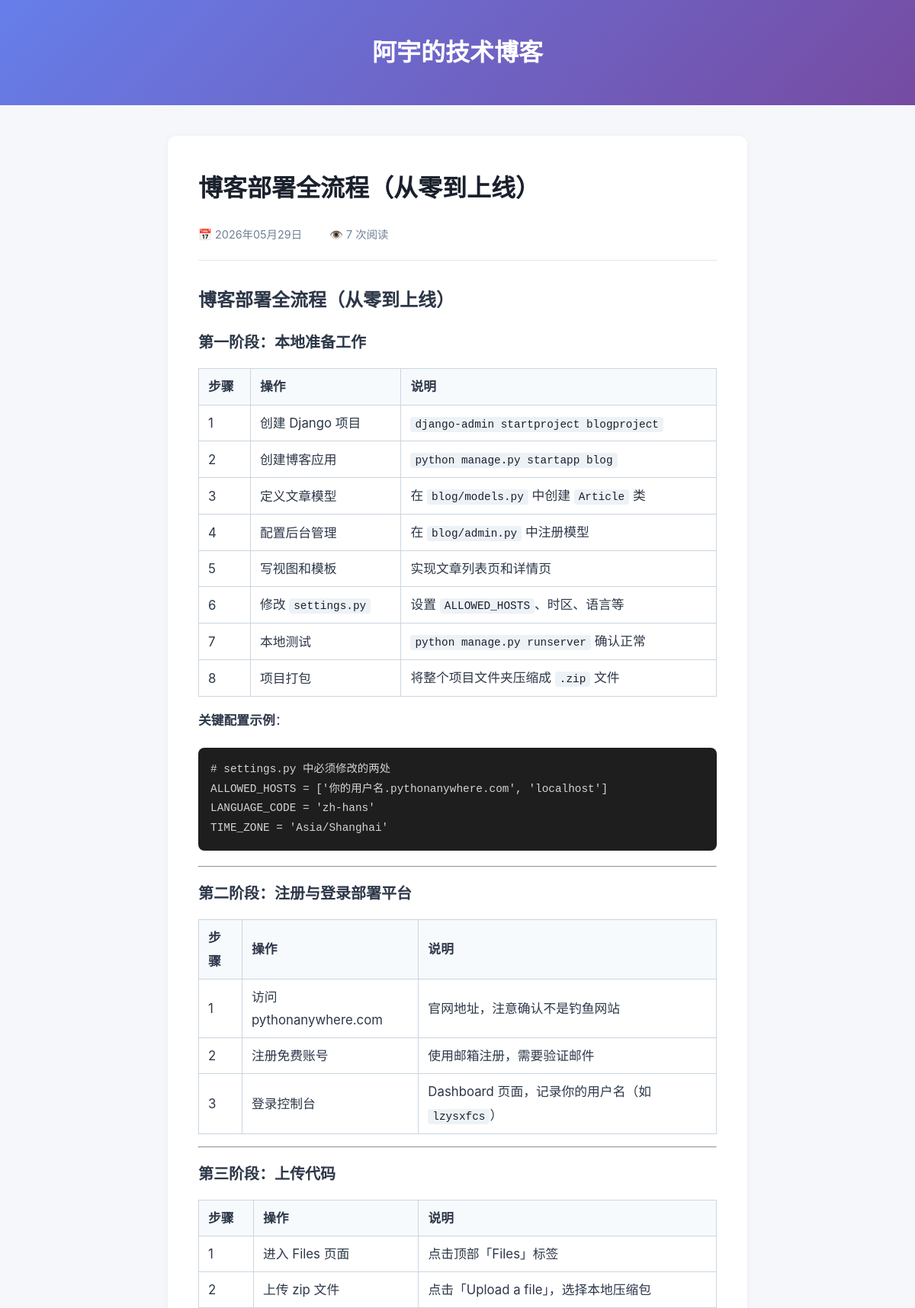
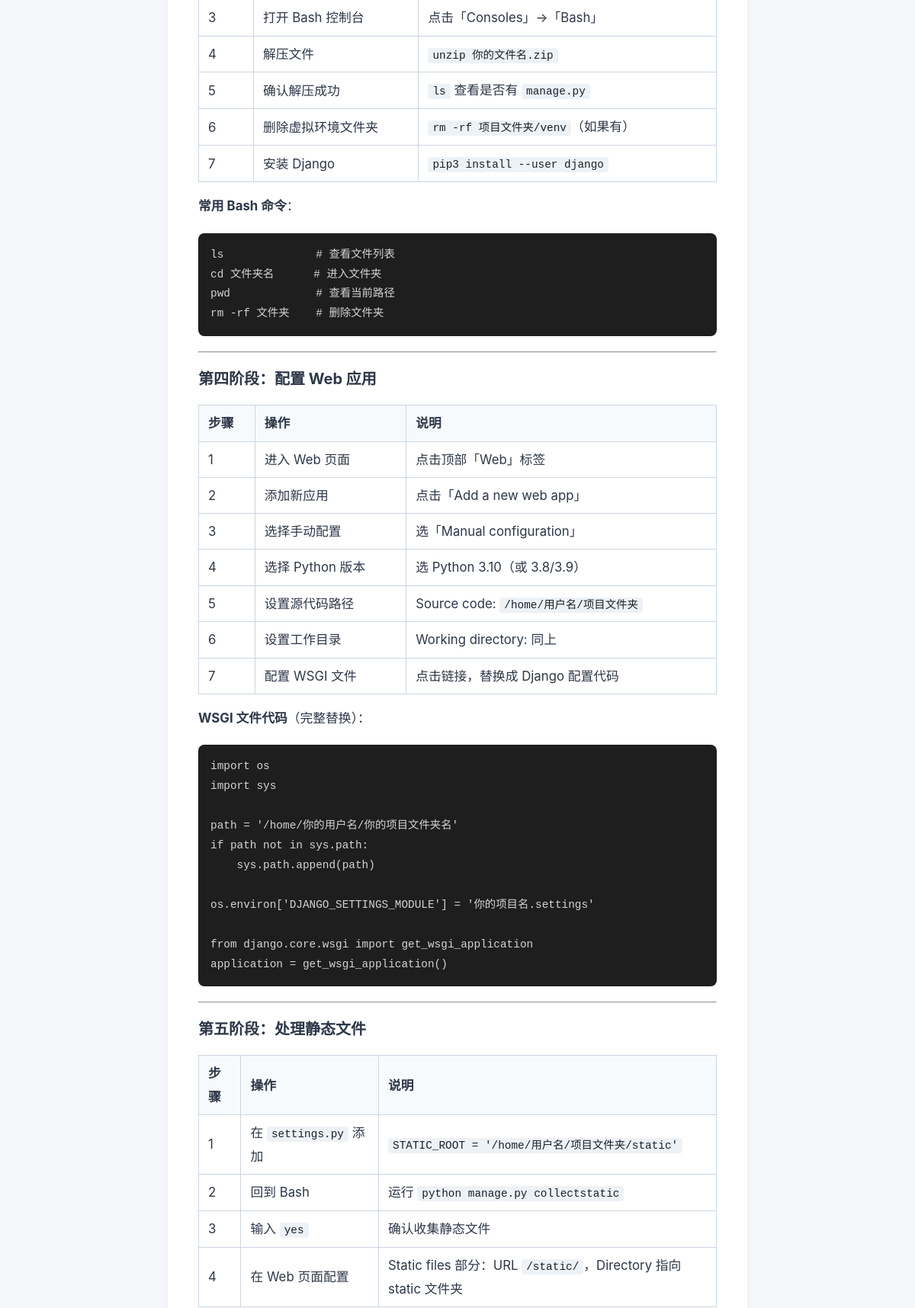
/article/6/ (upper part), run on the app's committed database (2 pictures, top to bottom).
### blog/models.py (models this page shows, shortened)
class Article(models.Model):
    title = models.CharField(max_length=200, verbose_name='标题')
    content = MDTextField(verbose_name='内容')  # ← 把 TextField 改成 MDTextField
    created_time = models.DateTimeField(default=timezone.now, verbose_name='创建时间')
    updated_time = models.DateTimeField(auto_now=True, verbose_name='更新时间')
    total_views = models.PositiveIntegerField(default=0, verbose_name='浏览量')
    class Meta:
        ordering = ['-created_time']  # 按时间倒序排列
        verbose_name = '文章'
        verbose_name_plural = '文章'

### blog/views.py (the view)
# urls.py: path('article/<int:pk>/', views.article_detail, name='article_detail'),
def article_detail(request, pk):
    article = get_object_or_404(Article, pk=pk)
    cookie_key = f'article_{pk}_viewed'
    if not request.COOKIES.get(cookie_key):
        article.total_views += 1
        article.save(update_fields=['total_views'])
    response = render(request, 'blog/article_detail.html', {'article': article})
    if not request.COOKIES.get(cookie_key):
        response.set_cookie(cookie_key, 'true', max_age=86400)
    return response

### blog/templates/blog/article_detail.html (shortened to what this page needs)
<!DOCTYPE html>
<html lang="zh-CN">
<head>
</head>
<body>
    <div class="header">
        <h1><a href="/">阿宇的技术博客</a></h1>
    </div>
    <div class="container">
        <div class="article-card">
            <h1 class="article-title">{{ article.title }}</h1>
            <div class="article-meta">
                <span class="date">{{ article.created_time|date:"Y年m月d日" }}</span>
		<span class="views">👁️ {{ article.total_views }} 次阅读</span>
            </div>
            <div class="article-content">
                {{ article.content|safe }}
            </div>
        </div>
    </div>
</body>
</html>

### blog/templates/blog/article_detail.html (style rules this page uses)
* { margin: 0; padding: 0; box-sizing: border-box; }
body { font-family: -apple-system, BlinkMacSystemFont, "Segoe UI", Roboto, "Helvetica Neue", Arial, sans-serif; background: #f5f7fa; color: #1a202c; line-height: 1.8; }
.header { background: linear-gradient(135deg, #667eea 0%, #764ba2 100%); color: white; padding: 40px 20px; text-align: center; }
.header h1 a { color: white; text-decoration: none; }
.container { max-width: 800px; margin: 0 auto; padding: 40px 20px; }
.article-card { background: white; border-radius: 12px; padding: 40px; box-shadow: 0 2px 8px rgba(0,0,0,0.05); }
.article-title { font-size: 2rem; margin-bottom: 20px; color: #1a202c; }
.article-meta { color: #718096; font-size: 0.9rem; margin-bottom: 30px; padding-bottom: 20px; border-bottom: 1px solid #e2e8f0; display: flex; gap: 20px; }
.article-meta .date::before { content: "📅 "; }
.article-meta .views { margin-left: 16px; }
.article-content { font-size: 1.05rem; color: #2d3748; }
.article-content p { margin-bottom: 1.2em; }
.article-content h2 { font-size: 1.5rem; margin: 1.2rem 0 0.8rem; }
.article-content h3 { font-size: 1.25rem; margin: 1rem 0 0.5rem; }
.article-content table { border-collapse: collapse; width: 100%; margin: 1rem 0; }
.article-content th, .article-content td { border: 1px solid #cbd5e0; padding: 8px 12px; text-align: left; }
.article-content th { background: #f7fafc; font-weight: 600; }
.article-content pre { background: #1e1e1e; color: #d4d4d4; padding: 16px; border-radius: 8px; overflow-x: auto; margin: 20px 0; font-size: 0.9rem; font-family: 'Consolas', 'Monaco', 'Courier New', monospace; }
.article-content code { background: #edf2f7; color: #1a202c; padding: 2px 6px; border-radius: 4px; font-family: 'Consolas', 'Monaco', 'Courier New', monospace; font-size: 0.9rem; }
.article-content pre code { background: transparent; color: #d4d4d4; padding: 0; font-size: inherit; }

### data on the page
Article: title "博客部署全流程（从零到上线）", created_time "2026年05月29日", total_views "7", content "博客部署全流程（从零到上线） 第一阶段：本地准备工作 步骤 操作 说明 1 创建 Django 项目 django-admin startproject blogproject 2 创建博客应用 python manage.py startapp blog 3 定义文章模型 在 blog/models.py 中创建 Article 类 4 配置后台管理 在 blog/admin.py 中注册模型 5 写视图和模板 实现文章列表页和详情页 6 修改 settings.py 设置 ALLOWED_HOSTS 、时区、语言等 7 本地测试 python manage.py runserver 确认正常 8 项目打包 将整个项目文件夹压缩成 .zip 文件 关键配置示例 ： # settings.py 中必须修改的两处 ALLOWED_HOSTS = ['你的用户名.pythonanywhere.com', 'localhost'] LANGUAGE_CODE = 'zh-hans' TIME_ZONE = 'Asia/Shanghai' 第二阶段：注册与登录部署平台 步骤 操作 说明 1 访问 pythonanywhere.com 官网地址，注意确认不是钓鱼网站 2 注册免费账号 使用邮箱注册，需要验证邮件 3 登录控制台 Dashboard 页面，记录你的用户名（如 lzysxfcs ） 第三阶段：上传代码 步骤 操作 说明 1 进入 Files 页面 点击顶部「Files」标签 2 上传 zip 文件 点击「Upload a file」，选择本地压缩包 3 打开 Bash…"
